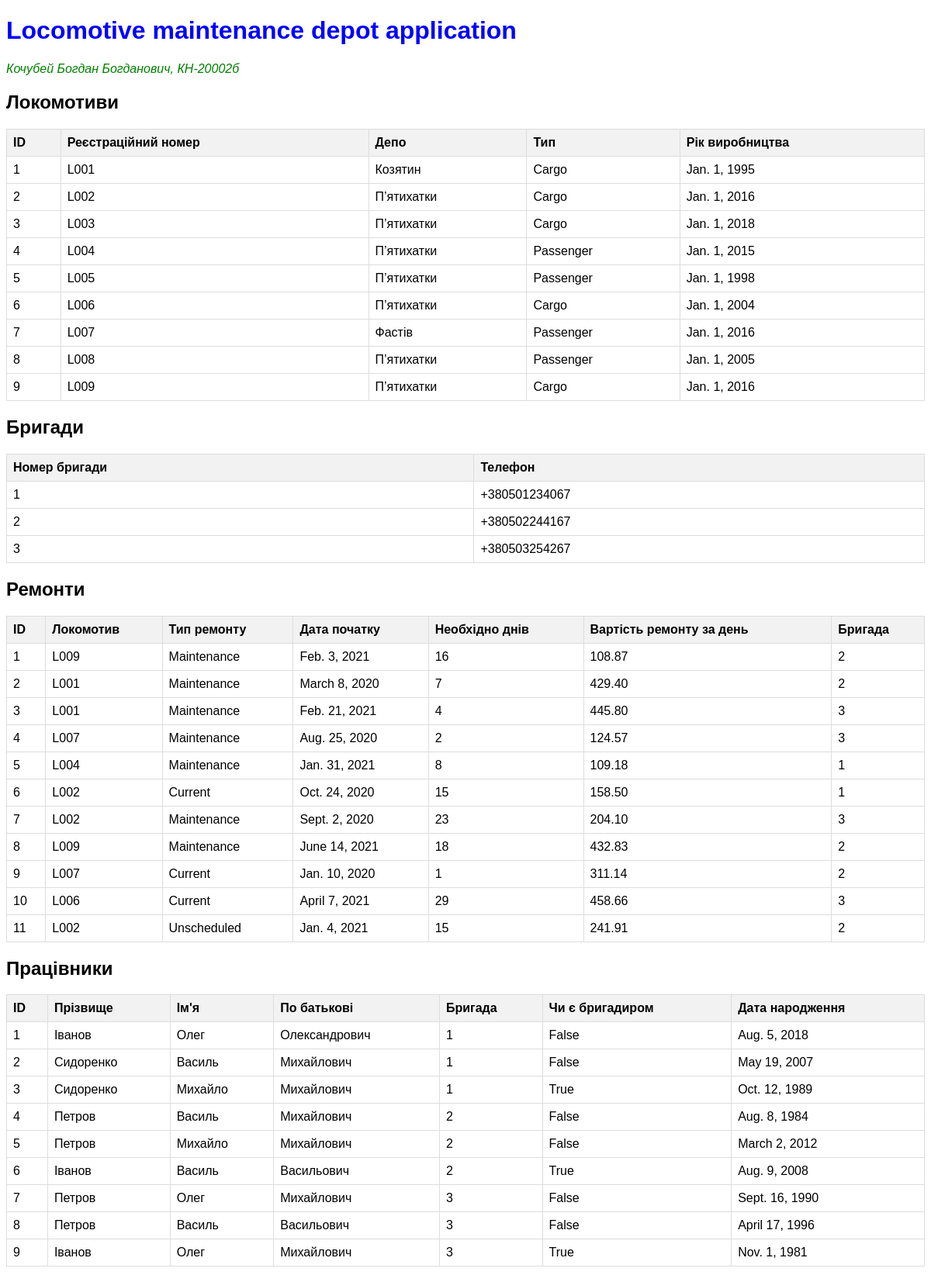
The page / on the database its author committed.
### LMDA/models.py (models this page shows)
class Locomotive(models.Model):
    registration_number = models.CharField(max_length=255, unique=True)
    depot = models.CharField(max_length=255)
    LOCOMOTIVE_TYPE_CHOICES = (
        ('cargo', 'Cargo'),
        ('passenger', 'Passenger'),
    )
    locomotive_type = models.CharField(max_length=10, choices=LOCOMOTIVE_TYPE_CHOICES)
    year_of_production = models.DateField()

class Brigade(models.Model):
    brigade_number = models.IntegerField(primary_key=True)
    phone = models.CharField(max_length=15)

class Repair(models.Model):
    locomotive = models.ForeignKey(Locomotive, on_delete=models.CASCADE)
    REPAIR_TYPE_CHOICES = (
        ('current', 'Current'),
        ('maintenance', 'Maintenance'),
        ('unscheduled', 'Unscheduled'),
    )
    repair_type = models.CharField(max_length=12, choices=REPAIR_TYPE_CHOICES)
    start_date = models.DateField()
    days_required = models.IntegerField()
    daily_repair_cost = models.DecimalField(max_digits=10, decimal_places=2)
    brigade = models.ForeignKey(Brigade, on_delete=models.SET_NULL, null=True, blank=True)

class Worker(models.Model):
    last_name = models.CharField(max_length=255)
    first_name = models.CharField(max_length=255)
    middle_name = models.CharField(max_length=255, blank=True, null=True)
    brigade = models.ForeignKey(Brigade, on_delete=models.SET_NULL, null=True, blank=True)
    is_brigade_leader = models.BooleanField()
    birth_date = models.DateField()

### LMDA/views.py (the view)
# urls.py: path('', views.index, name='index'),
def index(request):
    locomotives = Locomotive.objects.all()
    brigades = Brigade.objects.all()
    repairs = Repair.objects.all()
    workers = Worker.objects.all()
    context = {
        'locomotives': locomotives,
        'brigades': brigades,
        'repairs': repairs,
        'workers': workers,
    }
    return render(request, 'LMDA/index.html', context)

### LMDA/templates/LMDA/index.html (shortened to what this page needs)
<!DOCTYPE html>
<html lang="uk">
<head>
</head>
<body>
    <h1>Locomotive maintenance depot application</h1>
    <div class="student-info">Кочубей Богдан Богданович, КН-20002б</div>
    <h2>Локомотиви</h2>
    <table>
        <thead>
            <tr>
                <th>ID</th>
                <th>Реєстраційний номер</th>
                <th>Депо</th>
                <th>Тип</th>
                <th>Рік виробництва</th>
            </tr>
        </thead>
        <tbody>
            {% for locomotive in locomotives %}
            <tr>
                <td>{{ locomotive.id }}</td>
                <td>{{ locomotive.registration_number }}</td>
                <td>{{ locomotive.depot }}</td>
                <td>{{ locomotive.get_locomotive_type_display }}</td>
                <td>{{ locomotive.year_of_production }}</td>
            </tr>
            {% endfor %}
        </tbody>
    </table>
    <h2>Бригади</h2>
    <table>
        <thead>
            <tr>
                <th>Номер бригади</th>
                <th>Телефон</th>
            </tr>
        </thead>
        <tbody>
            {% for brigade in brigades %}
            <tr>
                <td>{{ brigade.brigade_number }}</td>
                <td>{{ brigade.phone }}</td>
            </tr>
            {% endfor %}
        </tbody>
    </table>
    <h2>Ремонти</h2>
    <table>
        <thead>
            <tr>
                <th>ID</th>
                <th>Локомотив</th>
                <th>Тип ремонту</th>
                <th>Дата початку</th>
                <th>Необхідно днів</th>
                <th>Вартість ремонту за день</th>
                <th>Бригада</th>
            </tr>
        </thead>
        <tbody>
            {% for repair in repairs %}
            <tr>
                <td>{{ repair.id }}</td>
                <td>{{ repair.locomotive.registration_number }}</td>
                <td>{{ repair.get_repair_type_display }}</td>
                <td>{{ repair.start_date }}</td>
                <td>{{ repair.days_required }}</td>
                <td>{{ repair.daily_repair_cost }}</td>
                <td>{{ repair.brigade.brigade_number }}</td>
            </tr>
            {% endfor %}
        </tbody>
    </table>
    <h2>Працівники</h2>
    <table>
        <thead>
            <tr>
                <th>ID</th>
                <th>Прізвище</th>
                <th>Ім'я</th>
                <th>По батькові</th>
                <th>Бригада</th>
                <th>Чи є бригадиром</th>
                <th>Дата народження</th>
            </tr>
        </thead>
        <tbody>
            {% for worker in workers %}
            <tr>
                <td>{{ worker.id }}</td>
                <td>{{ worker.last_name }}</td>
                <td>{{ worker.first_name }}</td>
                <td>{{ worker.middle_name }}</td>
                <td>{{ worker.brigade.brigade_number }}</td>
                <td>{{ worker.is_brigade_leader }}</td>
                <td>{{ worker.birth_date }}</td>
            </tr>
            {% endfor %}
        </tbody>
    </table>
</body>
</html>

### LMDA/templates/LMDA/index.html (style rules this page uses)
body { font-family: Arial, sans-serif; }
h1 { color: blue; }
h2 { font-weight: bold; }
table { width: 100%; border-collapse: collapse; margin-bottom: 20px; }
th, td { padding: 8px; border: 1px solid #ddd; text-align: left; }
th { background-color: #f2f2f2; }
.student-info { font-style: italic; color: green; }

### rows shown on the page
Locomotive: id "1", registration_number "L001", depot "Козятин", locomotive_type "Cargo", year_of_production "Jan. 1, 1995"
Locomotive: id "2", registration_number "L002", depot "П’ятихатки", locomotive_type "Cargo", year_of_production "Jan. 1, 2016"
Locomotive: id "3", registration_number "L003", depot "П’ятихатки", locomotive_type "Cargo", year_of_production "Jan. 1, 2018"
Locomotive: id "4", registration_number "L004", depot "П’ятихатки", locomotive_type "Passenger", year_of_production "Jan. 1, 2015"
Locomotive: id "5", registration_number "L005", depot "П’ятихатки", locomotive_type "Passenger", year_of_production "Jan. 1, 1998"
Locomotive: id "6", registration_number "L006", depot "П’ятихатки", locomotive_type "Cargo", year_of_production "Jan. 1, 2004"
Locomotive: id "7", registration_number "L007", depot "Фастів", locomotive_type "Passenger", year_of_production "Jan. 1, 2016"
Locomotive: id "8", registration_number "L008", depot "П’ятихатки", locomotive_type "Passenger", year_of_production "Jan. 1, 2005"
Locomotive: id "9", registration_number "L009", depot "П’ятихатки", locomotive_type "Cargo", year_of_production "Jan. 1, 2016"
Brigade: brigade_number "1", phone "+380501234067"
Brigade: brigade_number "2", phone "+380502244167"
Brigade: brigade_number "3", phone "+380503254267"
Repair: id "1", locomotive.registration_number "L009", repair_type "Maintenance", start_date "Feb. 3, 2021", days_required "16", daily_repair_cost "108.87", brigade.brigade_number "2"
Repair: id "2", locomotive.registration_number "L001", repair_type "Maintenance", start_date "March 8, 2020", days_required "7", daily_repair_cost "429.40", brigade.brigade_number "2"
Repair: id "3", locomotive.registration_number "L001", repair_type "Maintenance", start_date "Feb. 21, 2021", days_required "4", daily_repair_cost "445.80", brigade.brigade_number "3"
Repair: id "4", locomotive.registration_number "L007", repair_type "Maintenance", start_date "Aug. 25, 2020", days_required "2", daily_repair_cost "124.57", brigade.brigade_number "3"
Repair: id "5", locomotive.registration_number "L004", repair_type "Maintenance", start_date "Jan. 31, 2021", days_required "8", daily_repair_cost "109.18", brigade.brigade_number "1"
Repair: id "6", locomotive.registration_number "L002", repair_type "Current", start_date "Oct. 24, 2020", days_required "15", daily_repair_cost "158.50", brigade.brigade_number "1"
Repair: id "7", locomotive.registration_number "L002", repair_type "Maintenance", start_date "Sept. 2, 2020", days_required "23", daily_repair_cost "204.10", brigade.brigade_number "3"
Repair: id "8", locomotive.registration_number "L009", repair_type "Maintenance", start_date "June 14, 2021", days_required "18", daily_repair_cost "432.83", brigade.brigade_number "2"
Repair: id "9", locomotive.registration_number "L007", repair_type "Current", start_date "Jan. 10, 2020", days_required "1", daily_repair_cost "311.14", brigade.brigade_number "2"
Repair: id "10", locomotive.registration_number "L006", repair_type "Current", start_date "April 7, 2021", days_required "29", daily_repair_cost "458.66", brigade.brigade_number "3"
Repair: id "11", locomotive.registration_number "L002", repair_type "Unscheduled", start_date "Jan. 4, 2021", days_required "15", daily_repair_cost "241.91", brigade.brigade_number "2"
Worker: id "1", last_name "Іванов", first_name "Олег", middle_name "Олександрович", brigade.brigade_number "1", is_brigade_leader "False", birth_date "Aug. 5, 2018"
Worker: id "2", last_name "Сидоренко", first_name "Василь", middle_name "Михайлович", brigade.brigade_number "1", is_brigade_leader "False", birth_date "May 19, 2007"
Worker: id "3", last_name "Сидоренко", first_name "Михайло", middle_name "Михайлович", brigade.brigade_number "1", is_brigade_leader "True", birth_date "Oct. 12, 1989"
Worker: id "4", last_name "Петров", first_name "Василь", middle_name "Михайлович", brigade.brigade_number "2", is_brigade_leader "False", birth_date "Aug. 8, 1984"
Worker: id "5", last_name "Петров", first_name "Михайло", middle_name "Михайлович", brigade.brigade_number "2", is_brigade_leader "False", birth_date "March 2, 2012"
Worker: id "6", last_name "Іванов", first_name "Василь", middle_name "Васильович", brigade.brigade_number "2", is_brigade_leader "True", birth_date "Aug. 9, 2008"
Worker: id "7", last_name "Петров", first_name "Олег", middle_name "Михайлович", brigade.brigade_number "3", is_brigade_leader "False", birth_date "Sept. 16, 1990"
Worker: id "8", last_name "Петров", first_name "Василь", middle_name "Васильович", brigade.brigade_number "3", is_brigade_leader "False", birth_date "April 17, 1996"
Worker: id "9", last_name "Іванов", first_name "Олег", middle_name "Михайлович", brigade.brigade_number "3", is_brigade_leader "True", birth_date "Nov. 1, 1981"
